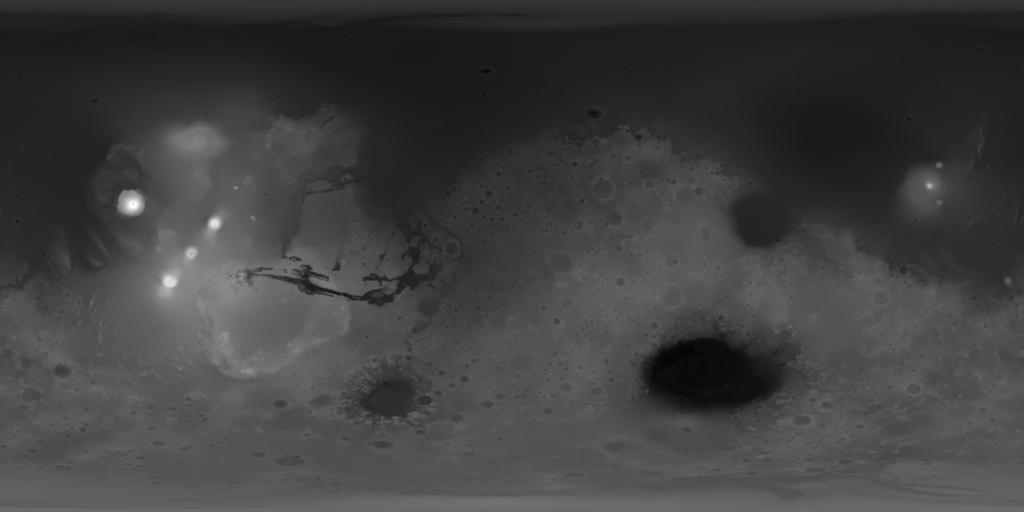
#> input picture Chapter_7/mola_1024x512_200mp.jpg, 1024 x 512 px
$ python 'Challenge1_three_in_a row.py'
#> lines starting #> are read from the running program, lines starting #| are printed output that depends on the picture
"""West-East elevation profile through Olympus Mons."""
from PIL import Image, ImageDraw, ImageOps
from matplotlib import pyplot as plt

# Load image and get x and z values along horiz profile parallel to y _coord.
x_coord = 375
im = Image.open('mola_1024x512_200mp.jpg').convert('L')
#> im is the input picture: PIL image 1024x512 L; min 1, max 255, mean 64
#im_p = Image.open('mola_1024x512_200mp.jpg').convert('RGBA')
width, height = im.size
#> width = 1024; height = 512
x_vals = [x for x in range(x_coord)]
y_vals = [y for y in reversed(range(height))]
z_vals = [im.getpixel((x, y)) for x,y in zip(x_vals, y_vals)]
#> z_vals = 375 values, max 141 at index 232, min 38 at index 368, mean 87.14

# Draw profile on MOLA image.
draw = ImageDraw.Draw(im)
draw.line((0, height, x_coord, 0), fill=255, width=3)
draw.text((100, 165), 'Olympus Mons', fill=255)
draw.text((680, 360), 'Hellas\nPlanitia', fill=255)


text_layer1 = Image.new("L", im.size,(0))
#> text_layer1: PIL image 1024x512 L; every value is 0
#text_layer = Image.new("RGBA", im.size,(0,0,0,0))
draw = ImageDraw.Draw(text_layer1)
text_center1=(150, 270)
draw.text(text_center1,'Tharsis Montes', fill='white')
rotated_text_layer1 = text_layer1.rotate(55,center=text_center1, expand=False)
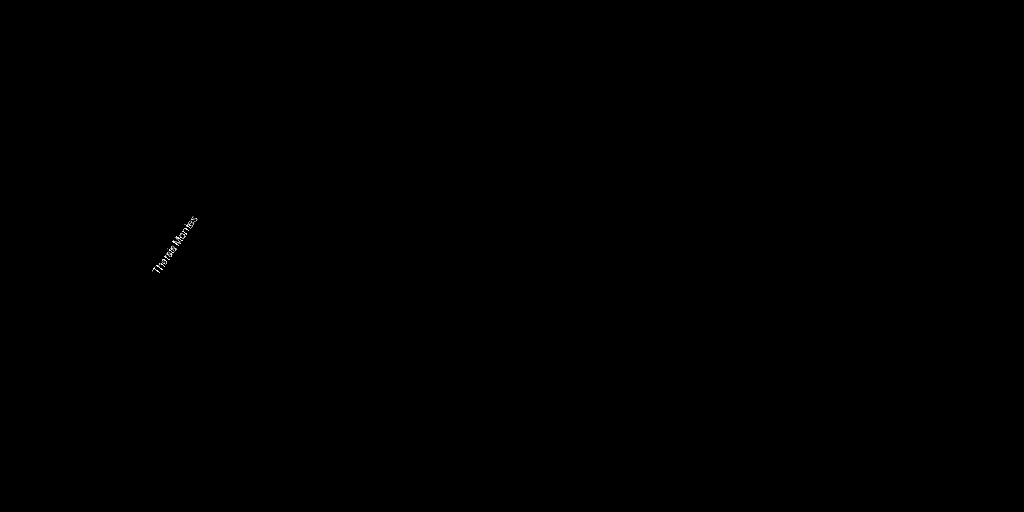
#> rotated_text_layer1: PIL image 1024x512 L; min 0, max 254, mean 0.1
#rotated_text_layer.show()
im.paste(Image.new("L",im.size,0),mask=rotated_text_layer1)
#im_p.alpha_composite(rotated_text_layer)

text_layer2 = Image.new("L", im.size,(0))
draw = ImageDraw.Draw(text_layer2)
text_center2=(250, 280)
draw.text(text_center2,'Valles Marineris', fill='white')
rotated_text_layer2 = text_layer2.rotate(-15,center=text_center2, expand=False)
im.paste(Image.new("L",im.size,0),mask=rotated_text_layer2)
im.show()

# Make profile plot.
fig, ax = plt.subplots(figsize=(9, 4))
axes = plt.gca()
axes.set_ylim(0, 400)
ax.plot(x_vals, z_vals, color='black')
ax.set(xlabel='x-coordinate',
       ylabel='Intensity (height)',
       title="Mars Elevation Profile (Tharsis Montes)")
ratio = 0.15  # Reduces vertical exaggeration in profile.
xleft, xright = ax.get_xlim()
ybase, ytop = ax.get_ylim()
ax.set_aspect(abs((xright-xleft)/(ybase-ytop)) * ratio)
# [4 lines of commented-out code are left out]
plt.show()
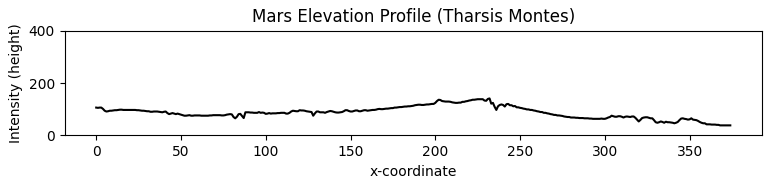
#> figure drawn by matplotlib, 1 panel; curve peaks at x = 232, y = 141
